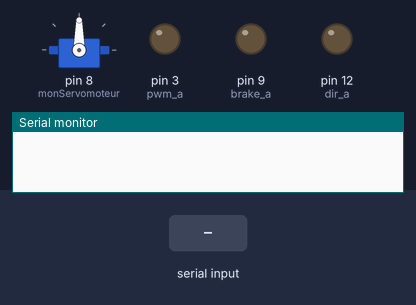
Simulated run of this sketch. Board: Arduino Uno, built with avr-gcc and run on an emulated ATmega328P. On the bench: servo, output pins drawn as LEDs (lit = HIGH), the last lines printed to the serial monitor. The inputs (shaded band) are chosen by the test bench.

Above: at 1.2 s.
1.3 s: "L" received over the second serial link
At 1.6 s:
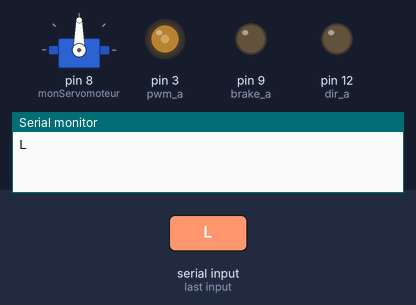
2.8 s: "H" received over the second serial link
At 4.0 s:
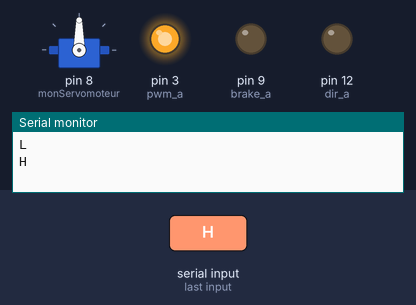
4.3 s: "R" received over the second serial link
At 5.1 s:
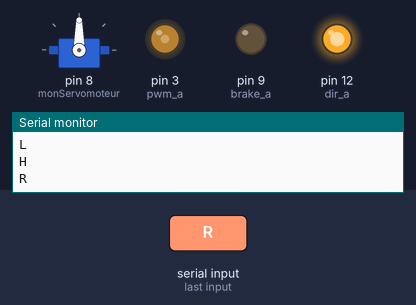
5.8 s: "0" received over the second serial link
At 6.2 s:
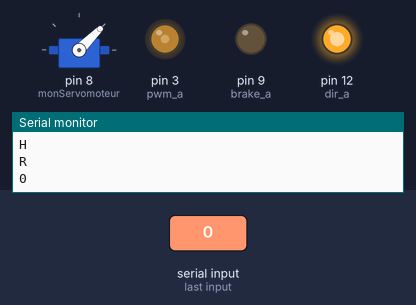
7.3 s: "S" received over the second serial link
At 8.5 s:
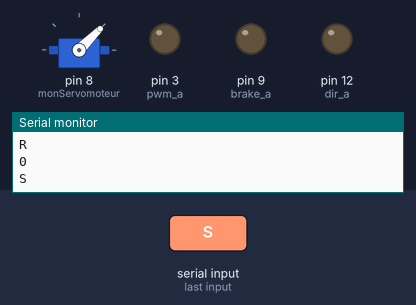
8.8 s: "2" received over the second serial link
At 9.7 s:
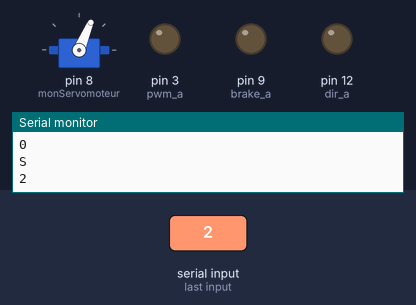
Timing chart, 0 to 11.3 s (numbered marks = the images above; inputs shaded):
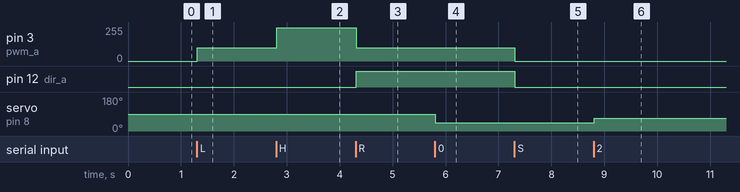

The sketch:

Programme_Arduino.ino
```cpp
#include <SoftwareSerial.h>
#include <Servo.h>  // Importation de la librairie Servo

Servo monServomoteur; // Création d'un objet Servo

SoftwareSerial BT(10, 11); //TX, RX respetively
String state;
int servopos;

//MCC
const int pwm_a = 3;
const int dir_a = 12;
const int brake_a = 9;


void setup() {
 BT.begin(9600);// bluetooth serial communication will happen on pin 10 and 11
 Serial.begin(9600); // serial communication to check the data on serial monitor
 monServomoteur.attach(8); // Associe le servomoteur à la broche 9
 pinMode(pwm_a,OUTPUT);
 pinMode(dir_a,OUTPUT);
 pinMode(brake_a,OUTPUT);
 digitalWrite(brake_a,LOW);
}

//-----------------------------------------------------------------------//
void loop() {
  while (BT.available()){  //Check if there is an available byte to read
    delay(10); //Delay added to make thing stable
    char c = BT.read(); //Conduct a serial read
    state += c;
    if (state.length() > 0) {
      Serial.println(state);
      if (state=="L") {
        digitalWrite(dir_a,LOW);
        analogWrite(pwm_a,100);
      }
      else if (state=="H"){
        digitalWrite(dir_a,LOW);
        analogWrite(pwm_a,250);
      }
      else if (state=="R"){
        digitalWrite(dir_a,HIGH);
        analogWrite(pwm_a,100);
      }
      else if (state=="S"){
        digitalWrite(dir_a,LOW);
        analogWrite(pwm_a,0);
      }
      else if (state=="0") {
        monServomoteur.write(45);
        }
      else if (state=="1") {
        monServomoteur.write(56);
        }
      else if (state=="2") {
        monServomoteur.write(67);
        }
      else if (state=="3") {
        monServomoteur.write(79);
        }
      else if (state=="4") {
        monServomoteur.write(90);
        }
      else if (state=="5") {
        monServomoteur.write(101);
        }
      else if (state=="6") {
        monServomoteur.write(113);
        }
      else if (state=="7") {
        monServomoteur.write(124);
        }
      else if (state=="8") {
        monServomoteur.write(135);
        }
      }
    }
    state ="";
   }
```

Measured:
- after the input at 1.3 s, pin 3 (pwm_a): 0/255 → 100/255 at once
- after the input at 2.8 s, pin 3 (pwm_a): 100/255 → 250/255 at once
- after the input at 4.3 s, pin 3 (pwm_a): 250/255 → 100/255 at once; pin 12 (dir_a): LOW → HIGH at once
- after the input at 5.8 s, servo on pin 8 (monServomoteur): 90° → 45° at once
- after the input at 7.3 s, pin 3 (pwm_a): 100/255 → 0/255 at once; pin 12 (dir_a): HIGH → LOW at once
- after the input at 8.8 s, servo on pin 8 (monServomoteur): 45° → 67° at once
